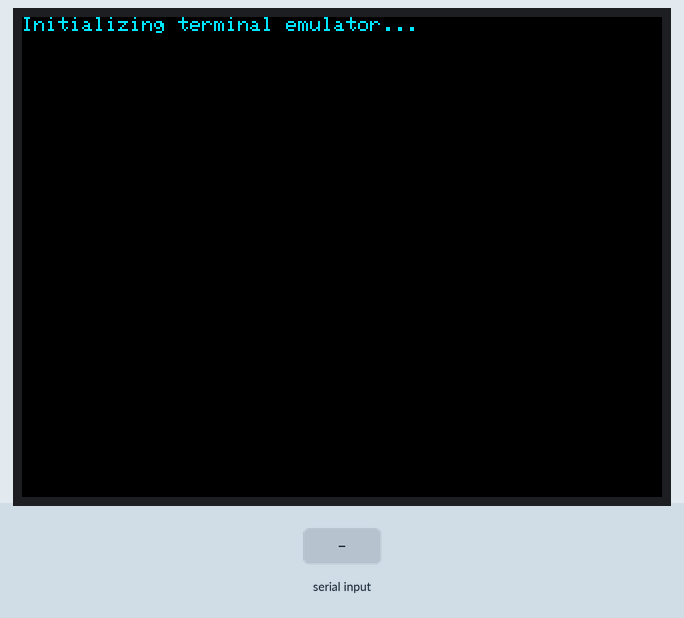
Recording of a sketch running on a simulated Arduino Uno, built with avr-gcc and run on an emulated ATmega328P. Parts: 320×240 colour display. The inputs (shaded band) are chosen by the test bench. What the sketch prints to the serial monitor is not drawn.

Above: at 1.5 s.
1.6 s: "RESET\n" received over Serial
At 2.8 s:
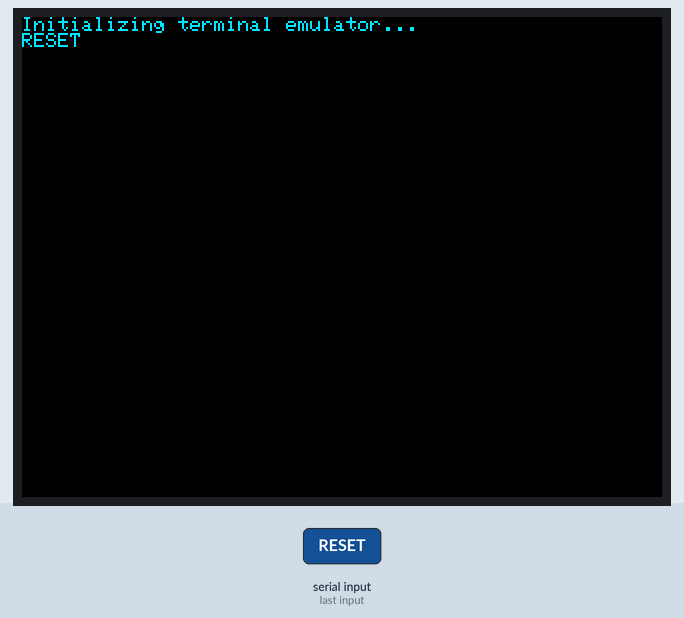
3.1 s: "90,45\n" received over Serial
Timing chart, 0 to 6.1 s (numbered marks = the images above; inputs shaded):
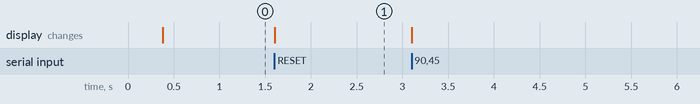

The sketch:

emulator.ino
```cpp
#include <SPI.h>          // f.k. for Arduino-1.5.2
#include "Adafruit_GFX.h"// Hardware-specific library
#include <MCUFRIEND_kbv.h>
MCUFRIEND_kbv tft;

#include <Wire.h>
#include <TouchScreen.h>

#include <String.h>

void setup(void);
void loop(void);

// Touch constants

#define YP A2  // must be an analog pin, use "An" notation!
#define XM A3  // must be an analog pin, use "An" notation!
#define YM 8   // can be a digital pin
#define XP 9   // can be a digital pin

#define MIN_PRESSURE 10
#define MAX_PRESSURE 300

TouchScreen ts = TouchScreen(XP, YP, XM, YM, 300);

void resetTFT() {
  Serial.println(F("Initializing Arduino terminal emulator"));

  tft.reset();

  delay(150);

  uint16_t identifier = tft.readID();
  tft.begin(identifier);
  tft.setRotation(1);
  tft.setTextColor(0xFFFF);
  tft.setTextSize(1);
  tft.setCursor(0,0);
  tft.fillRect(0,0,tft.width(),tft.height(),0x0000);

}

String cleanseString(String input) {
  int count=0;
  for(int idx=0;idx<input.length();idx++) {
    switch(input[idx]) {
      case '\n':
      case '\r':
        break;
      default:
        count++;
        break;
    }
  }
  char output[count];
  int offs=0;
  for(int idx=0;idx<count;idx++) {
    switch(input[idx]) {
      case '\n':
      case '\r':
        offs++;
        break;
      default:
        output[idx]=input[idx+offs];
        break;
    }
  }
  return String(output);
}

int y_index=0;
const int line_height = 8;

int getReturnCount(String input) {
  int count=0;
  for(int idx=0;idx<input.length();idx++) {
    if(input[idx]=='\n' || input[idx]=='\r') {
      count++;
    }
  }
  return count;
}

int c=1;

void screenPrintln() {
  tft.println();
}
void screenPrint(String text) {
  int16_t x1,y1;
  uint16_t w,h;
  tft.getTextBounds(text,0,0,&x1,&y1,&w,&h);
  y_index+=h;

  //TODO: implement scrolling
  bool alreadyScrolled = false;
  bool justCleared = false;

  if(y_index >= tft.height()) {
    y_index=0;
    tft.fillScreen(0x0000);
    tft.setCursor(0,0);
    justCleared = true;
  }
  tft.print(text);

  if(justCleared) {
    tft.getTextBounds(text,0,0,&x1,&y1,&w,&h);
  }
}

//Configuration values
int max_str_length = 512;

//Argument parser for custom commands. Returns false if no args recognized.
bool argsParser(String input) {
  if (input.substring(0,6).equals("COLOR=")) {
    tft.setTextColor(input.substring(6).toInt());
  } else if(input.equals("RESET")) {
    resetTFT();
  } else {
    return false;
  }
  return true;
}

void processInput(String incoming) {
  if(!argsParser(incoming)) {
    screenPrint(incoming);
  }
}

String cmd = "";

void loop() {
  digitalWrite(13, HIGH);
  TSPoint p = ts.getPoint();
  digitalWrite(13, LOW);

  pinMode(XM, OUTPUT);
  pinMode(YP, OUTPUT);

  if(p.z > MIN_PRESSURE && p.z < MAX_PRESSURE) {
    Serial.println(String("Touch registered at: (")+p.x+String(",")+p.y+String(")"));
  }

  while(Serial.available() > 0) {
    char ch = (char)Serial.read();
    cmd += ch;
    if(ch != '\n' && ch != '\r') {

    } else {
      processInput(cmd);
      cmd="";
    }

    //delayMicroseconds(50);
  }
}
void setup() {
  Serial.begin(115200);

  resetTFT();

  tft.setTextColor(0x073F);

  screenPrint("Initializing terminal emulator...");
  screenPrintln();
}
```

Measured:
- after the input at 1.6 s, the display: changes at once (image 1)
